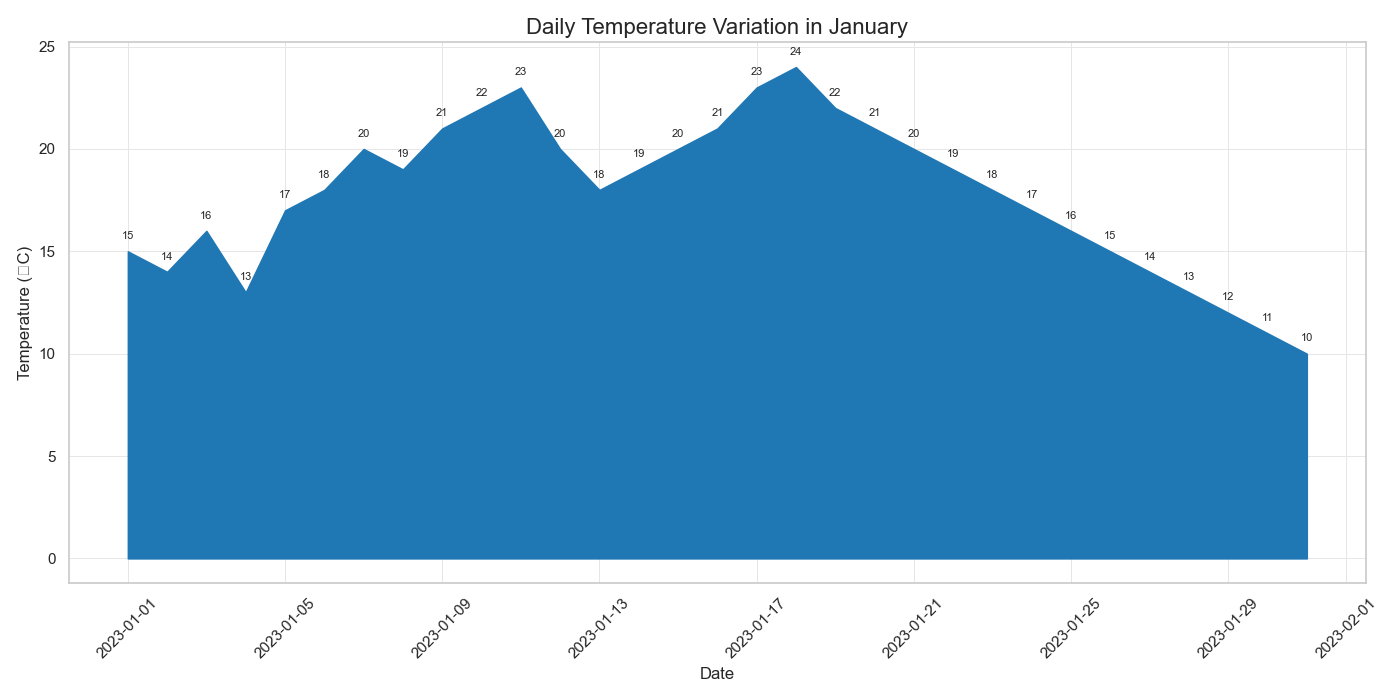

The Python source for this figure:
import matplotlib.pyplot as plt
import pandas as pd

data = {
    "Date": pd.date_range(start="2023-01-01", end="2023-01-31"),
    "Temperature": [
        15, 14, 16, 13, 17, 18, 20, 19, 21, 22, 23, 20, 18, 19, 20, 21, 23, 24, 22, 21, 
        20, 19, 18, 17, 16, 15, 14, 13, 12, 11, 10
    ]
}

df = pd.DataFrame(data)

plt.figure(figsize=(14, 7))
plt.fill_between(df["Date"], df["Temperature"], color='#1f77b4')

plt.title('Daily Temperature Variation in January', fontsize=16)
plt.xlabel('Date', fontsize=12)
plt.ylabel('Temperature (°C)', fontsize=12)

for i, temp in enumerate(df["Temperature"]):
    plt.text(df["Date"][i], temp + 0.5, str(temp), ha='center', va='bottom', fontsize=8)

plt.grid(True, color='#e6e6e6', linestyle='-', linewidth=0.7, which='both')
plt.xticks(rotation=45)

plt.tight_layout()
plt.show()
